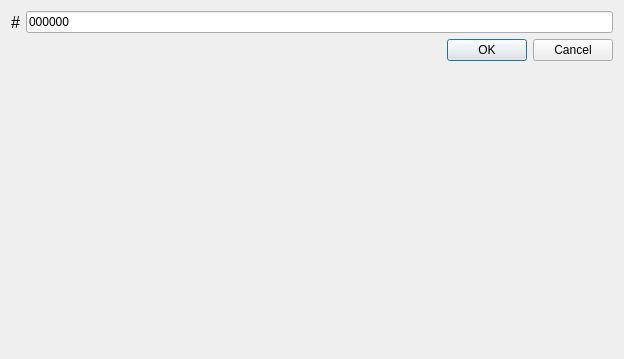
<?xml version="1.0" encoding="UTF-8"?>
<ui version="4.0">
 <class>chooseColorClass</class>
 <widget class="QDialog" name="chooseColorClass">
  <property name="geometry">
   <rect>
    <x>0</x>
    <y>0</y>
    <width>624</width>
    <height>359</height>
   </rect>
  </property>
  <property name="windowTitle">
   <string>Input Color</string>
  </property>
  <layout class="QFormLayout" name="formLayout">
   <item row="0" column="0">
    <widget class="QLabel" name="label">
     <property name="font">
      <font>
       <pointsize>12</pointsize>
      </font>
     </property>
     <property name="text">
      <string>#</string>
     </property>
    </widget>
   </item>
   <item row="0" column="1">
    <widget class="QLineEdit" name="lineEdit">
     <property name="text">
      <string>000000</string>
     </property>
    </widget>
   </item>
   <item row="1" column="0" colspan="2">
    <widget class="QDialogButtonBox" name="buttonBox">
     <property name="orientation">
      <enum>Qt::Horizontal</enum>
     </property>
     <property name="standardButtons">
      <set>QDialogButtonBox::Cancel|QDialogButtonBox::Ok</set>
     </property>
    </widget>
   </item>
  </layout>
 </widget>
 <resources/>
 <connections>
  <connection>
   <sender>buttonBox</sender>
   <signal>accepted()</signal>
   <receiver>chooseColorClass</receiver>
   <slot>accept()</slot>
   <hints>
    <hint type="sourcelabel">
     <x>68</x>
     <y>54</y>
    </hint>
    <hint type="destinationlabel">
     <x>157</x>
     <y>66</y>
    </hint>
   </hints>
  </connection>
  <connection>
   <sender>buttonBox</sender>
   <signal>rejected()</signal>
   <receiver>chooseColorClass</receiver>
   <slot>reject()</slot>
   <hints>
    <hint type="sourcelabel">
     <x>164</x>
     <y>55</y>
    </hint>
    <hint type="destinationlabel">
     <x>173</x>
     <y>66</y>
    </hint>
   </hints>
  </connection>
  <connection>
   <sender>lineEdit</sender>
   <signal>returnPressed()</signal>
   <receiver>chooseColorClass</receiver>
   <slot>accept()</slot>
   <hints>
    <hint type="sourcelabel">
     <x>164</x>
     <y>19</y>
    </hint>
    <hint type="destinationlabel">
     <x>173</x>
     <y>66</y>
    </hint>
   </hints>
  </connection>
 </connections>
</ui>
